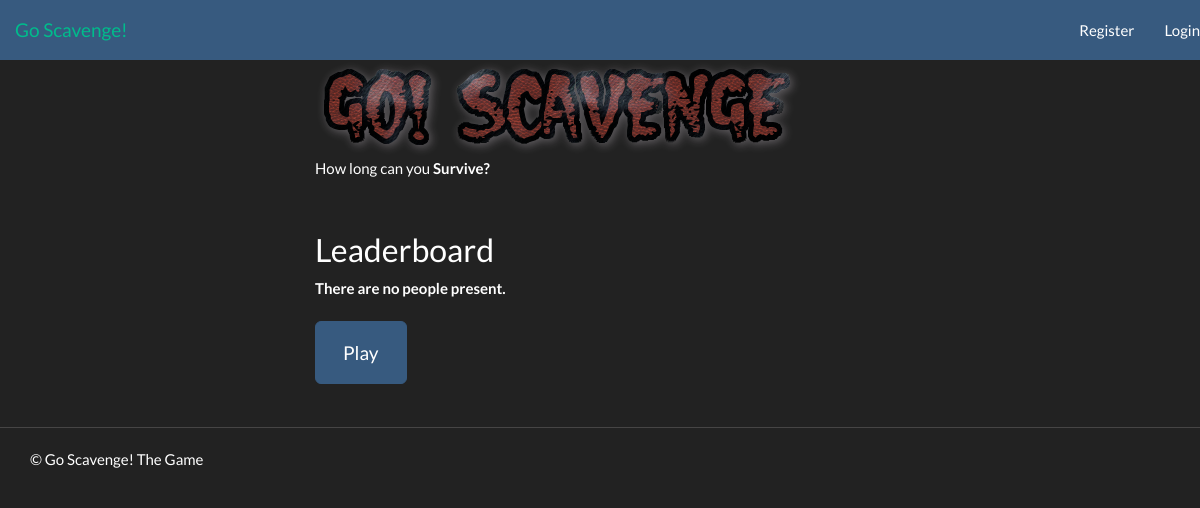
The page /game/ on the database as committed earlier.
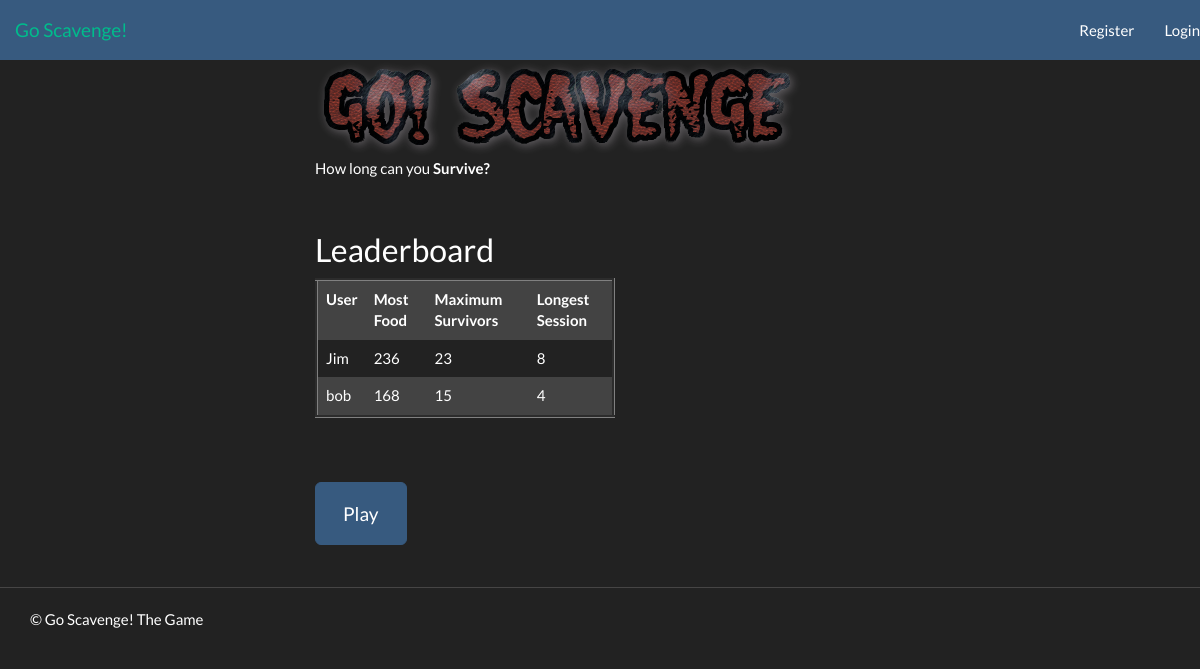
The same page on the database as committed later.
### game/models.py (models this page shows, shortened)
class Stat(models.Model):
    user = models.ForeignKey(User)
    longest_session = models.IntegerField()
    max_survivors = models.IntegerField()
    supplies = models.IntegerField()

### game/views.py (the view)
def index(request):
    context = RequestContext(request)
    stats_list = Stat.objects.order_by('-longest_session')[:5]
    context_dict = {'boldmessage':"Survive?", 'stats': stats_list}
    return render_to_response('game/index.html', context_dict, context)

### templates/game/index.html (shortened to what this page needs)
<!DOCTYPE html>
{% extends 'game/base.html' %}
{% load static %}
    {% block body_block %}
    <div class="hero-unit">
        <img src=  "{% static 'img/logo.png' %}" ><br />
        {% if user.is_authenticated %}
            <p class="survive">
            How long can {{ user.username }} <strong>{{ boldmessage }}</strong><br />
            </p>
        {% else %}
            <p class="survive">
            How long can you <strong>{{ boldmessage }}</strong><br />
            </p>
        {% endif %}
        <br />
        <h2> Leaderboard </h2>
        {% if stats %}
        <table border="3" style="width:300px" class="table table-striped table-hover ">
        <font size="4">
          <th>User</th>
          <th>Most Food</th>
          <th>Maximum Survivors</th>
          <th>Longest Session</th>
        {% for stat in stats %}
        <tr>
          <td>{{ stat.user }}</td>
          <td>{{ stat.supplies }}</td>
          <td>{{ stat.max_survivors }}</td>
          <td>{{ stat.longest_session }}</td>
        </tr>
        {% endfor %}
        </font>
        </table><br />
        {% else %}
                    <strong>There are no people present.</strong><br>
        {% endif %}
        </div>
    <div id="game-info">
	<br />
	<a href="/game/gamescreen/" type="submit" class="btn btn-primary btn-lg">Play</a>
	<br /><br />
     </div>
    {% endblock %}

Rows that differ between the two databases and show on the page:
added Stat: user "Jim", supplies "236", max_survivors "23", longest_session "8"
added Stat: user "bob", supplies "168", max_survivors "15", longest_session "4"
Other text that changed with them:
text no longer shown: "There are no people present."
text now shown: "User Most Food Maximum Survivors Longest Session"
